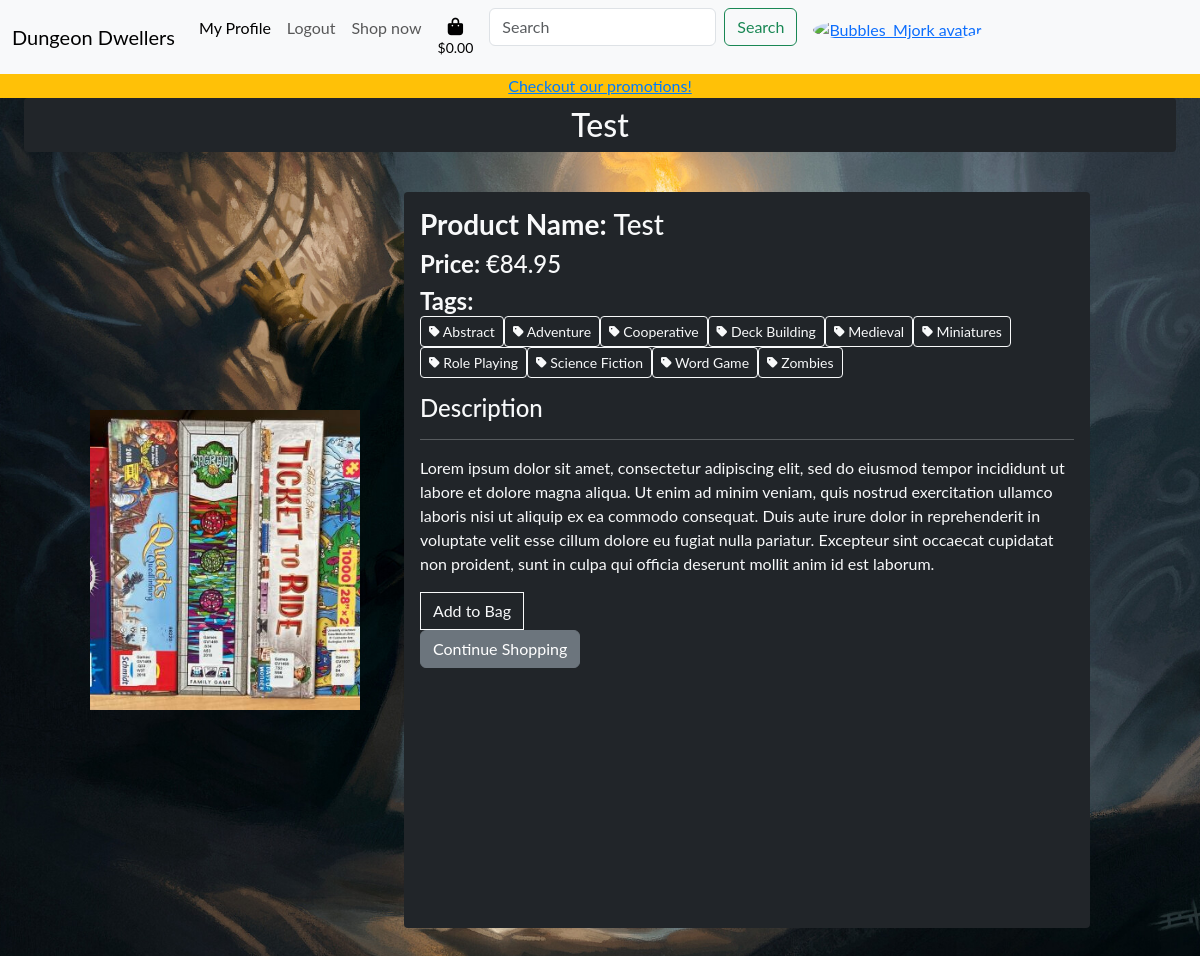
/products/13/ (signed in), run on the app's committed database.
### products/models.py (models this page shows, shortened)
class Product(models.Model):
    class PlayTime(models.IntegerChoices):
        MINI = 15, 'Mini'
        SHORT = 30, 'Short'
        MEDIUM = 60, 'Medium'
        LONG = 120, 'Long'
        EPIC = 240, 'Epic'
        LEGENDARY = 480, 'Legendary'
    class Difficulty(models.IntegerChoices):
        EASY = 1, 'Easy'
        MEDIUM = 2, 'Medium'
        HARD = 3, 'Hard'
        EXPERT = 4, 'Expert'
        MASTER = 5, 'Master'
    """ A model to represent a product"""
    category = models.ForeignKey(
        'Category',
        null=True,
        blank=True,
        on_delete=models.SET_NULL
    )
    tags = models.ManyToManyField(
        'Tag',
        blank=True,
        verbose_name='Tags',
        related_name='products',
        help_text= 'Hold "Crtl" while clicking select multiple tags'
    )
    name = models.CharField(
        max_length=255,
        null=False,
        blank=False,
        unique=True,
        verbose_name='Product Name'
    )
    sku = models.CharField(
        max_length=255,
        null=True,
        blank=True,
        unique=True,
        verbose_name='SKU',
        help_text='Stock Keeping Unit, generated automatically'
    )
    year = models.IntegerField(
        validators=[
            MinValueValidator(1900),
            MaxValueValidator(datetime.now().year)
        ],
        null=True,
        blank=True,
        verbose_name='Year Released',
        help_text='Year the product was released, e.g. 2024'
    )
    description = models.TextField(
        max_length=2048,
        null=False,
        blank=False,
        verbose_name='Description'
    )
    min_players = models.IntegerField(
        validators=[
            MinValueValidator(1),
            MaxValueValidator(10),
        ],
        null=True,
        blank=True,
        verbose_name='Minimum Players'
    )
    max_players = models.IntegerField(
        validators=[
            MinValueValidator(2),
            MaxValueValidator(24),
        ],
        null=True,
        blank=True,
        verbose_name='Maximum Players'
    )
    min_age = models.IntegerField(
        validators=[
            MinValueValidator(2),
            MaxValueValidator(99),
        ],
        null=True,
        blank=True,
        verbose_name='Minimum Age'
    )
    play_time = models.IntegerField(
        choices=PlayTime.choices,
        null=True,
        blank=True,
        verbose_name='Play Time',
        default=PlayTime.SHORT,
    )
    publisher = models.CharField(
        max_length=255,
        null=True,
        blank=True,
        verbose_name='Publisher'
    )
    has_dimensions = models.BooleanField(
        default=False,
        verbose_name='Has Dimensions'
    )
    has_amount = models.BooleanField(
        default=False,
        verbose_name='Has Amount'
    )
    height = models.DecimalField(
        max_digits=6,
        decimal_places=2,
        null=True,
        blank=True,
        verbose_name='Height',
        help_text='Height in mm'
    )
    amount = models.IntegerField(
        validators=[
            MinValueValidator(2),
            MaxValueValidator(100),
        ],
        null=True,
        blank=True,
        verbose_name='Amount',
        help_text='For number of pcs in a set'
    )
    rating = models.DecimalField(
        max_digits=3,
        decimal_places=2,
        null=True,
        blank=True,
        verbose_name='Rating'
    )
    price = models.DecimalField(
        max_digits=6,
        decimal_places=2,
        null=False,
        blank=False,
        verbose_name='Price'
    )
    difficulty = models.IntegerField(
        choices=Difficulty.choices,
        null=True,
        blank=True,
        verbose_name='Difficulty',
        default=Difficulty.MEDIUM
    )
    is_featured = models.BooleanField(
        default=False,
        verbose_name='Is Featured',
        help_text='This will add styling to highlight the product on the page'
    )
    is_active = models.BooleanField(
        default=True,
        verbose_name='Is Active'
    )
    class Meta:
        verbose_name = 'Product'
        verbose_name_plural = 'Products'
        ordering = ['name']
    def get_all_images(self):
        images = ProductImage.objects.filter(product=self)
        if images:
            return images
        return False

class Tag(models.Model):
    name = models.CharField(
        max_length=255,
        unique=True,
        null=True,
        blank=True,
        verbose_name='Tag Name'
    )
    friendly_name = models.CharField(
        max_length=255,
        blank=True,
        null=True,
    )
    class Meta:
        verbose_name = 'Tag'
        verbose_name_plural = 'Tags'
        ordering = ['name']

### products/views.py (the view, shortened to what this page needs)
# urls.py: path('<int:product_id>/', ProductDetailView.as_view(), name='product_detail'),
class ProductDetailView(View):
    def get(self, request, product_id, *args, **kwargs):
        query = None
        categories = Category.objects.all()
        tags = Tag.objects.all()
        product = get_object_or_404(Product, id=product_id)
        images = ProductImage.objects.filter(
            product = product,
        )
        template = 'products/product_detail.html'
        context = {
            'product': product,
            'images' : images
        }
        return render(request, template, context)

### bag/contexts.py (called while the page is built, shortened)
def bag_contents(request):
    bag_items = []
    total = 0
    product_count = 0
    bag = request.session.get('bag', {})
    if total < settings.FREE_DELIVERY_THRESHOLD:
        delivery = total * Decimal(settings.STANDARD_DELIVERY_PERCENTAGE / 100)
        free_delivery_delta = settings.FREE_DELIVERY_THRESHOLD - total
    else:
        delivery = 0
        free_delivery_delta = 0
    grand_total = delivery + total
    context = {
        'bag_items': bag_items,
        'total': total,
        'product_count': product_count,
        'delivery': delivery,
        'free_delivery_delta': free_delivery_delta,
        'free_delivery_threshold': settings.FREE_DELIVERY_THRESHOLD,
        'grand_total': grand_total,
    }
    return context

### products/templates/products/product_detail.html (shortened to what this page needs)
{% extends 'base.html' %}
{% load static %}
{% block content %}
    <div class="row container-fluid w-100 p-0 m-0 d-flex align-items-center justify-content-center">
        <div class="row product-details-header text-center m-0">
            <div class="col d-flex justify-content-center align-items-center">
                <h2 class="text-light bg-dark rounded-1 p-2 w-100">{{ product.name }}</h2>
            </div>
        </div>
        <div class="row product-detail-container w-100 vh-100">
            <div class="col-lg-3 col-md-12 product-image-container">
                {% if product.get_all_images %}
                    <div class="carousel slide" id="carouselControls" data-bs-ride="carousel">
                        <div class="carousel-inner">
                            <div class="carousel-item active">
                                <img src="{{ product.get_main_image.image_url }}" alt="{{ product.name }}" class="d-block w-100 img-fluid product-image">
                            </div>
                            {% for image in product.get_all_images %}
                                {% if not image.is_default %}
                                    <div class="carousel-item">
                                        <img src="{{ image.image_url }}" alt="{{ product.name }}" class="d-block w-100 img-fluid product-image">
                                        {% if user.is_superuser %}
                                        <form action="">
                                            <label for="main-image">Check this to select main image</label>
                                            <input type="checkbox" id="selectMainImage">
                                            <button>Confirm</button>
                                        </form>
                                        {% endif %}
                                    </div>
                                {% endif %}
                            {% endfor %}
                        </div>
                        <button class="carousel-control-prev" type="button" data-bs-target="#carouselControls" data-bs-slide="prev">
                            <span class="carousel-control-prev-icon" aria-hidden="true"></span>
                            <span class="visually-hidden">Previous</span>
                        </button>
                        <button class="carousel-control-next" type="button" data-bs-target="#carouselControls" data-bs-slide="next">
                            <span class="carousel-control-next-icon" aria-hidden="true"></span>
                            <span class="visually-hidden">Next</span>
                        </button>
                    </div>
                {% else %}
                <img src="{% static 'images/default_product.jpg' %}" class="card-img-top" alt="{{ product.name }}">
                {% endif %}
            </div>
            <div class="details-container col-lg-7 col-md-11 offset-1 bg-dark text-light rounded-1">
                <h3><strong>Product Name: </strong>{{ product.name }}</h3>
                <h4><strong>Price: </strong>€{{ product.price }}</h4>
                <div class="tags mb-1">
                    <h4 class="d-inline"><strong>Tags: </strong></h4>
                    <div class="tags-container container-fluid m-0 d-flex flex-wrap w-100 p-0 lh-0">
                        {% for tag in product.tags.all %}
                        <form class="m-0" role="search" method="GET">
                            <button type="submit" class="btn btn-sm btn-outline-light d-inline"> {{ tag.friendly_name }}</button>
                        </form>
                        {% endfor %}
                    </div>
                </div>
                <div class="product-blurb my-3">
                    <h4>Description</h4>
                    <hr>
                    <p>{{ product.description|safe }}</p>
                </div>
                <div class="add-to-cart">
                    <div class="row">
                        <form method="POST" action="{% url 'add_to_bag' product.id %} " class="col-6">
                            <div class="form-row">
                                <button type="submit" class="btn btn-outline-light rounded-0">Add to Bag</button>
                            </div>
                        </form>
                    </div>
                    <a href="{% url 'products' %}" class="btn btn-secondary">Continue Shopping</a>
                </div>
            </div>
        </div>
    </div>
{% endblock %}

### templates/base.html (shortened to what this page needs)
{% load static %}
<!DOCTYPE html>
<html lang="en">
<head>
    {% block core_css %}
    <link href="https://cdn.jsdelivr.net/npm/bootstrap@5.3.3/dist/css/bootstrap.min.css"
        rel="stylesheet"
>
    <link rel="stylesheet" href="{% static 'css/base.css' %}" type="text/css">
    {% endblock %}
</head>
<body>
    {% block header %}
    <header class="w-100 nav-container">
        <nav class="navbar navbar-expand-lg bg-body-tertiary">
            <div class="container-fluid">
                <a class="navbar-brand" href="{% url 'home' %}">Dungeon Dwellers</a>
                <div class="collapse navbar-collapse" id="navbarSupportedContent">
                <ul class="navbar-nav my-auto mb-2 mb-lg-0">
                    {% if user.is_authenticated %}
                    <li class="nav-item">
                        <a class="nav-link active" aria-current="page" href="{% url 'profile' user=request.user %}">My Profile</a>
                    </li>
                    <li class="nav-item">
                        <a class="nav-link" href="{% url 'account_logout' %}">Logout</a>
                    </li>
                    {% endif %}
                    <li class="nav-item">
                        <a class="nav-link" href="{% url 'products' %}">Shop now</a>
                    </li>
                    <li class="list-inline-item">
                        <a class="{% if grand_total %}text-info font-weight-bold{% else %}text-black{% endif %} nav-link" href="{% url 'view_bag' %}">
                            <div class="text-center small">
                                <div></div>
                                <p class="my-0">
                                    {% if grand_total %}
                                        ${{ grand_total|floatformat:2 }}
                                    {% else %}
                                        $0.00
                                    {% endif %}
                                </p>
                            </div>
                        </a>
                    </li>
                    <li class="list-inline-item">
                        <form class="d-flex" role="search">
                            <input class="form-control me-2" name="search-input" type="search" placeholder="Search" aria-label="Search">
                            <button class="btn btn-outline-success" type="submit">Search</button>
                        </form>
                    </li>
                    {% if user.is_authenticated %}
                        {% if user.profile.avatar %}
                            <li class="nav-link">
                                <a href="{% url 'profile' user=request.user %}"><img class="profile-icon" src="{{ user.profile.avatar.url }}" alt="{{ user.username }} avatar"></a>
                            </li>
                        {% else %}
                        <li class="nav-link">
                            <a href="{% url 'profile' user=request.user %}"><img class="profile-icon" src="{% static 'images/default_pfp.jpg' %}" alt="{{ user.username }} avatar"></a>
                        </li>
                        {% endif %}
                    {% endif %}
                </ul>
                </div>
            </div>
        </nav>
    </header>
    {% endblock %}
    {% block page_header %}
    <div class="row promotions-container text-center bg-warning">
        <form class="col-12" role="search" method="GET">
            <input class="promo-button" name="promo-input" type="submit" aria-label="promo" value="Checkout our promotions!">
        </form>
    </div>
    {% endblock %}
    {% block content %}
    {% endblock %}
</body>
</html>

### static/css/base.css (style rules this page uses)
* { margin: 0; padding: 0; box-sizing: border-box; }
html { height: 100%; width: 100%; }
body { background: url('../images/homepage_background.jpg') no-repeat center center fixed; background-size: cover; height: calc(100vh - 164px); color: #555; font-family: 'Lato'; overflow-x: hidden; overflow-y: auto; }
.profile-icon { width: 35px; height: 35px; border-radius: 50%; }
.product-detail-container { display: flex; justify-content: center; width: 100%; }
.product-image-container { display: flex; justify-content: center; align-items: center; }
.product-image-container img { min-height: 300px; object-fit: cover; }
.details-container { height: auto; max-height: 800px; margin: 2em; padding: 1em; overflow-y: auto; }
.promo-button { text-decoration: underline; color: #007bff; border: 0; background: hwb(0 100% 0% / 0); }

### data on the page
Product: name "Test", price "84.95", description "Lorem ipsum dolor sit amet, consectetur adipiscing elit, sed do eiusmod tempor incididunt ut labore et dolore magna aliqua. Ut enim ad minim veniam, quis nostrud exercitation ullamco laboris nisi ut aliquip ex ea commodo consequat. Duis aute irure dolor in reprehenderit in voluptate velit esse cillum dolore eu fugiat nulla pariatur. Excepteur sint occaecat cupidatat non proident, sunt in culpa qui officia deserunt mollit anim id est laborum."
Tag: friendly_name "Abstract"
Tag: friendly_name "Adventure"
Tag: friendly_name "Cooperative"
Tag: friendly_name "Deck Building"
Tag: friendly_name "Medieval"
Tag: friendly_name "Miniatures"
Tag: friendly_name "Role Playing"
Tag: friendly_name "Science Fiction"
Tag: friendly_name "Word Game"
Tag: friendly_name "Zombies"
